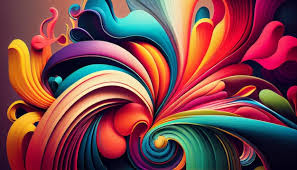
#> input picture Image-Slider/images/image1.jpg, 297 x 170 px
$ python app.py
#> lines starting #> are read from the running program, lines starting #| are printed output that depends on the picture
import cv2

images=["image1.jpg","image2.jpeg","image3.webp","image4.jpeg","image4.jpeg"]
for image in images:
        path=f"images/{image}"
        img=cv2.imread(path)
#> img is the input picture: shape (170, 297, 3); mean B, G, R 74.4, 73.1, 127.4
        resize=cv2.resize(img,(500,500))
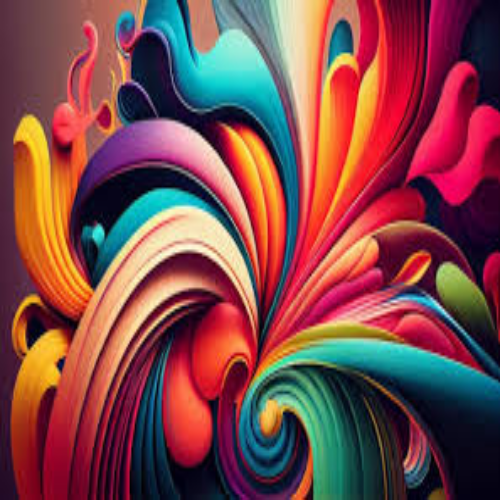
#> resize: shape (500, 500, 3); mean B, G, R 74.2, 73, 127.3
#> (the run stopped early here; a loop or call above may not have finished)
